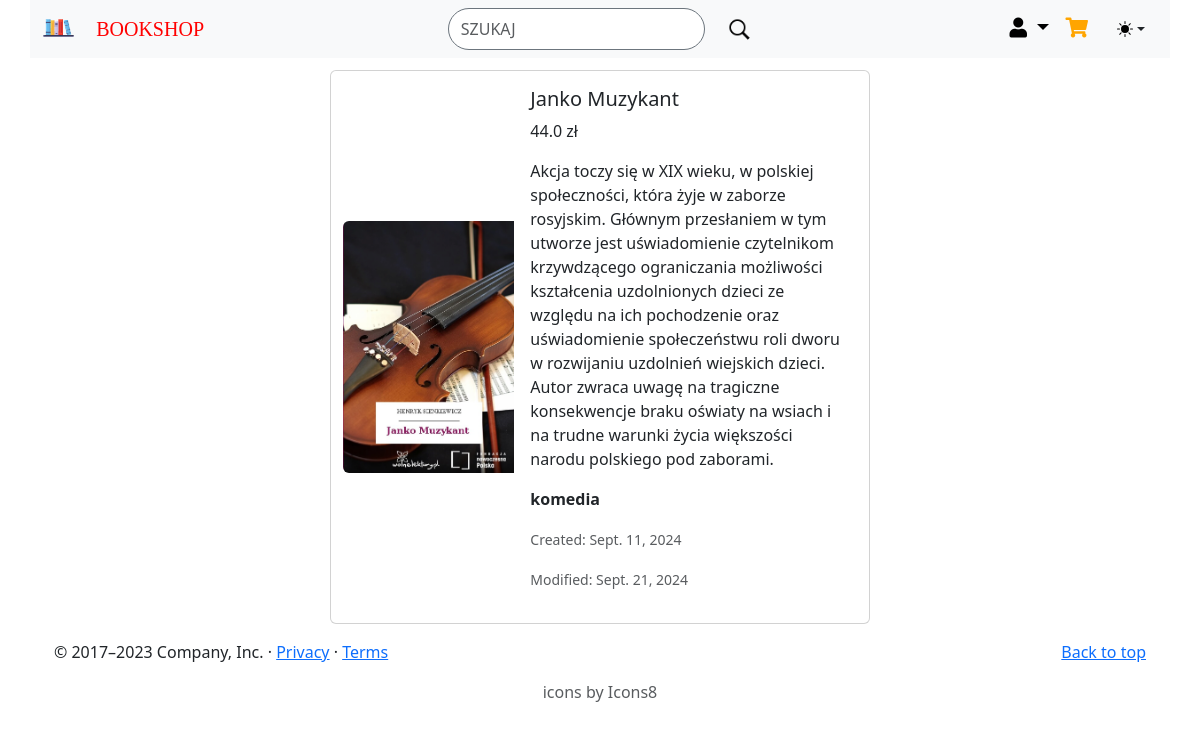
The app's page /27/, older data.
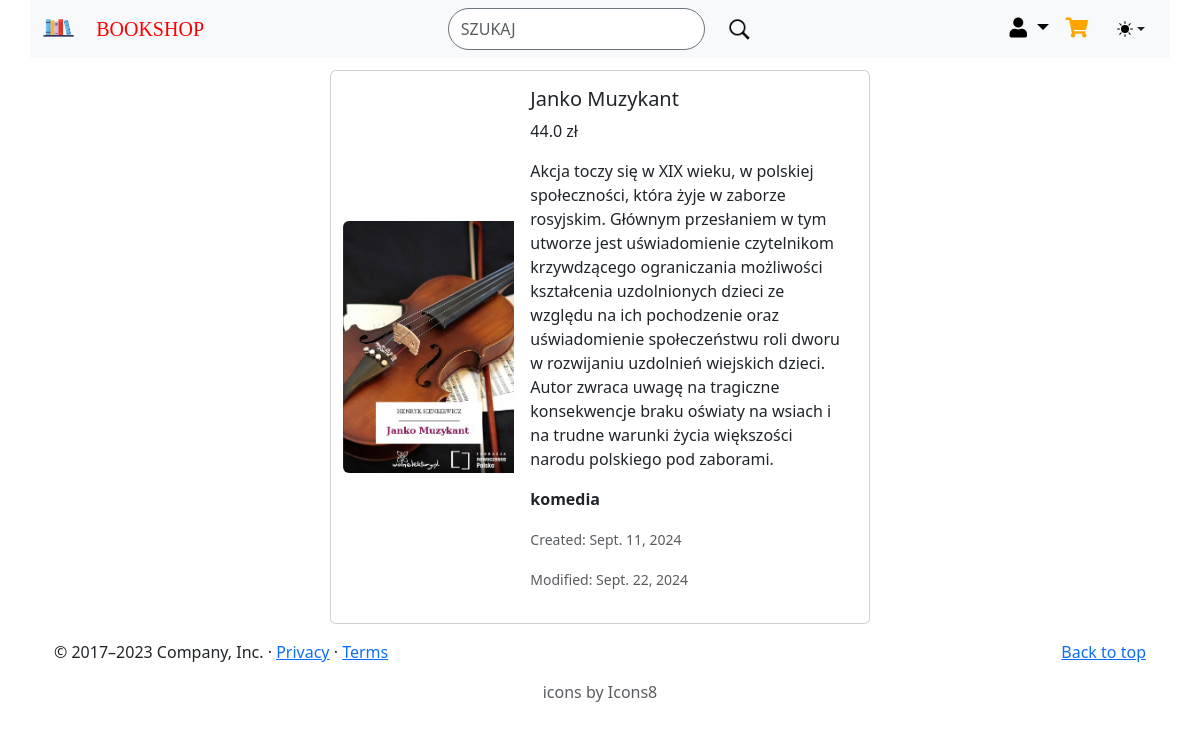
The same page, newer data.
### myapp/models.py (models this page shows, shortened)
class Book(models.Model):
    title = models.CharField(max_length=100)
    author = models.CharField(max_length=100, blank=True)
    price = models.FloatField()
    description = models.TextField()
    file = models.ImageField(upload_to='uploads', blank=True)
    created = models.DateField(auto_now_add=True)
    modified = models.DateField(auto_now=True)
    genres = models.ManyToManyField(Genre, blank=True)

### myapp/views.py (the view)
# urls.py: path('<int:book_id>/', views.show_book, name='show_book'),
def show_book(request, book_id):
    book = Book.objects.get(id=book_id)
    return render(request, 'myapp/show_book.html', {'book': book})

### myapp/templates/myapp/show_book.html (shortened to what this page needs)
{% extends 'myapp/base.html' %}
{% block body %}
<div class="row d-flex justify-content-center">
    <div class="card mb-3" style="max-width: 540px;">
        <div class="row g-0">
            <div class="col-md-4 my-auto">
                <img src="{{ book.file.url }}" class="img-fluid rounded-start" alt="...">
            </div>
            <div class="col-md-8">
                <div class="card-body">
                    <h5 class="card-title">{{ book.title }}</h5>
                    <p class="card-text">{{ book.price }} zł</p>
                    <p class="card-text">{{ book.description }}</p>
                    <p class="card-text fw-bold">
                        {% for gen in book.genres.all %}
                            {{ gen.name }}{% if not forloop.last %}, {% endif %}
                        {% endfor %}
                    </p>
                    <p class="card-text"><small class="text-muted">Created: {{ book.created }}</small></p>
                    <p class="card-text"><small class="text-muted">Modified: {{ book.modified }}</small></p>
                </div>
            </div>
        </div>
    </div>
</div>
{% endblock %}

Row changes from the older to the newer data that the page shows:
changed Book "Janko Muzykant": modified "Sept. 21, 2024" → "Sept. 22, 2024"
